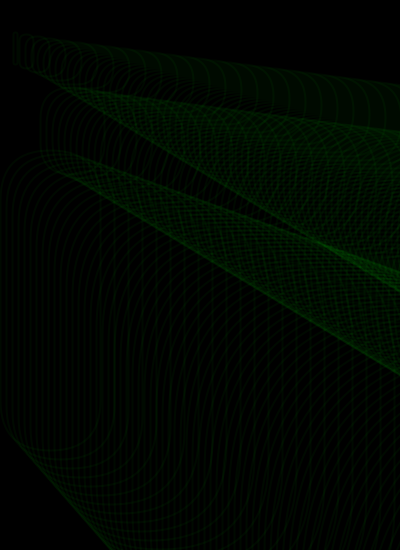
Frame 1 (no input)
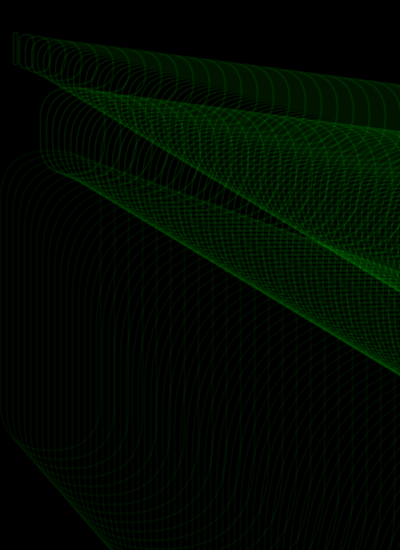
Frame 2 (the mouse pressed at the canvas centre, redrawn once)

The Processing sketch that drew these frames (run headless with seeded random() and noise(); the mouse was pressed at the canvas centre and the sketch redrawn once):

// Processing sketch: processing_32438
// ── processing_32438.pde

int x1=3;
int y1=3;
int x2=4;
int y2=4;
int x3=5;
int y3=5;
int x4=6;
int y4=6;

int x5=0;
int y5=150;
int x6=100;
int y6=300;
int x7=165;
int y7=289;
int x8=128;
int y8=468;



void setup(){
  size(400,550);
  background(0);
  strokeWeight(2);
  stroke(0,255,0,10);
  smooth();
  noLoop();
}

void draw(){
//first line
/*
  noFill();
  while (x1<400){
  rect(x1,y1,x2,y2,x3,y3,x4,y4);
  x1=x1+3;
  x2=x2+4;
  x3=x3+3;
  x4=x4+4;
  y1=y1+104;
  y2=y2+3;
  y3=y3+24;
  y4=y4+3;
  }
  */
//second line
 noFill();
 while (x5<400){
  rect(x5,y5,x6,y6,x7,y7,x8,y8);
  x5=x5+6;
  x6=x6+8;
  x7=x7+17;
  x8=x8+50;
  y5=y5+4;
  y6=y6+5;
  y7=y7+6;
  y8=y8+6;
 }
//second line
x5=13;
y5=32;
x6=4;
y6=16;
x7=10;
y7=10;
x8=18;
y8=20;

 noFill();
 while (x5<400){
  rect(x5,y5,x6,y5,x7,y5,x8,y5);
  x5=x5+6;
  x6=x6+10;
  x7=x7+40;
  x8=x8+8;
  y5=y5+2;
  y6=y6+2;
  y7=y7+2;
  y8=y8+2;
 }
  
  
  //second line
x5=40;
y5=87;
x6=64;
y6=46;
x7=83;
y7=62;
x8=56;
y8=26;

 noFill();
 while (x5<400){
  rect(x5,y5,x6,y5,x7,y5,x8,y5);
  x5=x5+6;
  x6=x6+10;
  x7=x7+40;
  x8=x8+8;
  y5=y5+2;
  y6=y6+2;
  y7=y7+2;
  y8=y8+2;
 }
  
}
